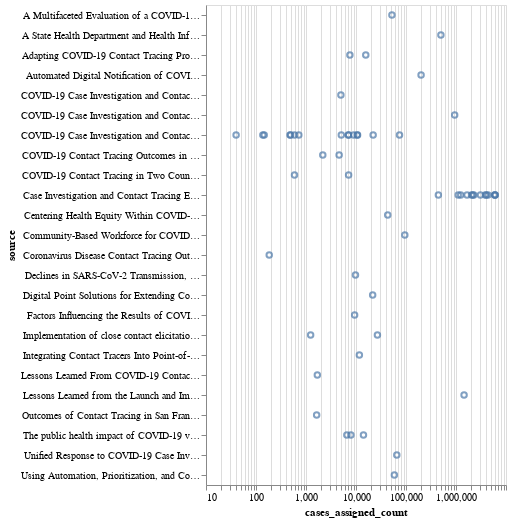

Notebook code for this chart:
### Code cell
alt.Chart(df).mark_point().encode(
    alt.X("cases_assigned_count:Q",  scale=alt.Scale(type='log')),
    alt.Y("source:N")
)
